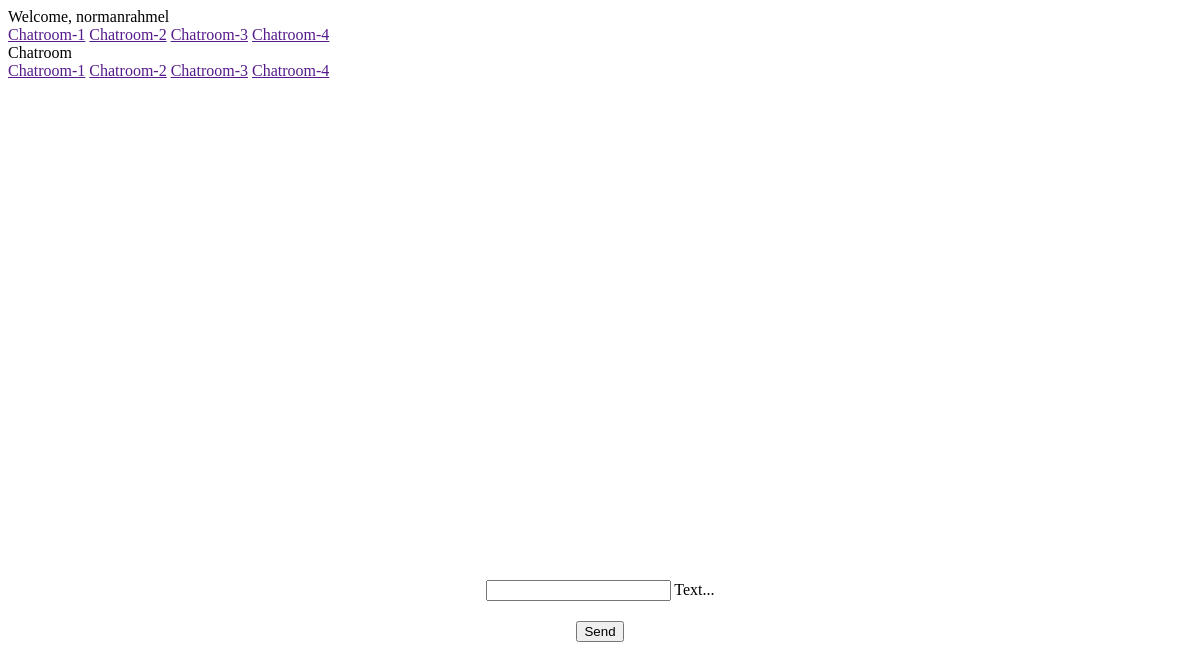
The page /chat/ (signed in) on the database as committed earlier.
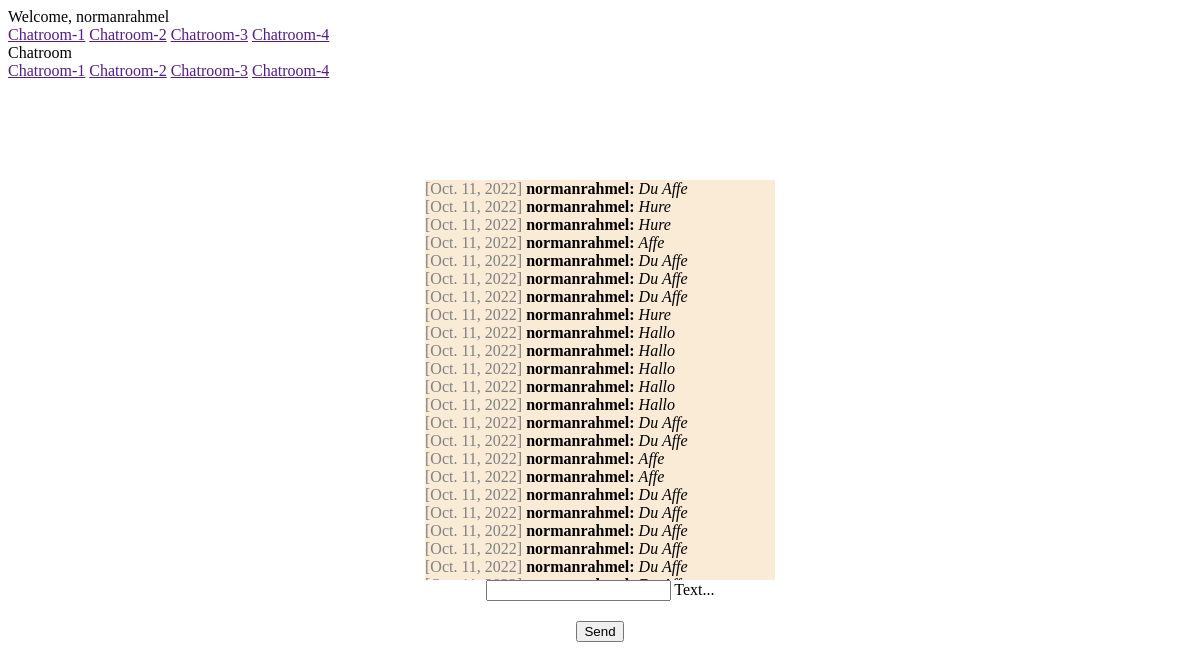
The same page on the database as committed later.
### chat/models.py (models this page shows)
class Message(models.Model):
    text = models.CharField(max_length=500)
    created_at = models.DateField(default=date.today)
    chat = models.ForeignKey(
        Chat,
        on_delete=models.CASCADE,
        related_name="chat_message_set",
        default=None,
        blank=True,
        null=True,
    )
    author = models.ForeignKey(
        settings.AUTH_USER_MODEL,
        on_delete=models.CASCADE,
        related_name="author_message_set",
    )
    receiver = models.ForeignKey(
        settings.AUTH_USER_MODEL,
        on_delete=models.CASCADE,
        related_name="receiver_message_set",
    )

### chat/views.py (the view, shortened to what this page needs)
# urls.py: path("chat/", index),
@login_required(login_url="/login/")
def index(request):
    chatMessages = Message.objects.filter(chat__id=2)
    return render(request, "chat/index.html", {"messages": chatMessages})

### chat/templates/chat/index.html (shortened to what this page needs)
{% extends "base.html" %} {%block content%}
<div id="messageContainer">
  {% if request.user.is_authenticated%} {%for message in messages%}
  <div>
    <span style="color: grey">[{{message.created_at}}]</span>
    <b>{{message.author}}:</b> <i>{{ message.text}}</i>
  </div>
  {%endfor%}
</div>
<form onsubmit="sendMessage(); return false;">
  <div class="mdl-textfield mdl-js-textfield mdl-textfield--floating-label">
    <input
      class="mdl-textfield__input"
      type="text"
      name="textmessage"
      id="messageField"
    />
    <label class="mdl-textfield__label" for="messageField">Text...</label>
  </div>
  <button
    class="mdl-button mdl-js-button mdl-button--raised mdl-js-ripple-effect mdl-button--accent"
  >
    Send
  </button>
</form>
{%else%}
<h1>Log in to chat</h1>
<br />
Pleas click
<a href="/login/">here</a>
{%endif%} {%endblock%}

### templates/base.html (shortened to what this page needs)
<!DOCTYPE html>
<html lang="en">
  <head>
    <link
      rel="stylesheet"
      href="https://code.getmdl.io/1.3.0/material.indigo-pink.min.css"
    />
    {% load static %}
   <link rel="stylesheet" href="{% static 'css/style.css'%}">
  </head>
  <body>
<div class="mdl-layout mdl-js-layout">
    <header class="mdl-layout__header mdl-layout__header--scroll">
      <div class="mdl-layout__header-row">
        <span class="mdl-layout-title">
          {% if request.user.is_authenticated%}
          Welcome,
          {{request.user}}</span>
        {% else %}
          Welcome, Pleas log in!
      </span>
        {% endif %}
        <nav class="mdl-navigation">
          <a class="mdl-navigation__link" href="">Chatroom-1</a>
          <a class="mdl-navigation__link" href="">Chatroom-2</a>
          <a class="mdl-navigation__link" href="">Chatroom-3</a>
          <a class="mdl-navigation__link" href="">Chatroom-4</a>
        </nav>
      </div>
    </header>
    <div class="mdl-layout__drawer">
      <span class="mdl-layout-title">Chatroom</span>
      <nav class="mdl-navigation">
        <a class="mdl-navigation__link" href="">Chatroom-1</a>
        <a class="mdl-navigation__link" href="">Chatroom-2</a>
        <a class="mdl-navigation__link" href="">Chatroom-3</a>
        <a class="mdl-navigation__link" href="">Chatroom-4</a>
      </nav>
    </div>
    <main class="mdl-layout__content">
      <div class="page-content">
        {% block content %}
        {% endblock %}
      </div>
    </main>
  </div>
  </body>
</html>

### static/css/style.css (style rules this page uses)
.page-content { padding: 100px 100px 100px 100px; display: flex; flex-direction: column; align-items: center; justify-content: center; }
form { display: flex; flex-direction: column; align-items: center; justify-content: center; }
button { margin-top: 20px; }
#messageContainer { overflow-y: scroll; overflow-x: hidden; height: 400px; max-width: 350px; width: fit-content; word-break: break-word; background-color: antiquewhite; }

Rows that differ between the two databases and show on the page:
added Message: created_at "Oct. 11, 2022", author "normanrahmel", text "Du Affe"
added Message: created_at "Oct. 11, 2022", author "normanrahmel", text "Hure"
added Message: created_at "Oct. 11, 2022", author "normanrahmel", text "Hure"
added Message: created_at "Oct. 11, 2022", author "normanrahmel", text "Affe"
added Message: created_at "Oct. 11, 2022", author "normanrahmel", text "Du Affe"
added Message: created_at "Oct. 11, 2022", author "normanrahmel", text "Du Affe"
added Message: created_at "Oct. 11, 2022", author "normanrahmel", text "Du Affe"
added Message: created_at "Oct. 11, 2022", author "normanrahmel", text "Hure"
added Message: created_at "Oct. 11, 2022", author "normanrahmel", text "Hallo"
added Message: created_at "Oct. 11, 2022", author "normanrahmel", text "Hallo"
added Message: created_at "Oct. 11, 2022", author "normanrahmel", text "Hallo"
added Message: created_at "Oct. 11, 2022", author "normanrahmel", text "Hallo"
added Message: created_at "Oct. 11, 2022", author "normanrahmel", text "Hallo"
added Message: created_at "Oct. 11, 2022", author "normanrahmel", text "Du Affe"
added Message: created_at "Oct. 11, 2022", author "normanrahmel", text "Du Affe"
added Message: created_at "Oct. 11, 2022", author "normanrahmel", text "Affe"
added Message: created_at "Oct. 11, 2022", author "normanrahmel", text "Affe"
added Message: created_at "Oct. 11, 2022", author "normanrahmel", text "Du Affe"
added Message: created_at "Oct. 11, 2022", author "normanrahmel", text "Du Affe"
added Message: created_at "Oct. 11, 2022", author "normanrahmel", text "Du Affe"
added Message: created_at "Oct. 11, 2022", author "normanrahmel", text "Du Affe"
added Message: created_at "Oct. 11, 2022", author "normanrahmel", text "Du Affe"
